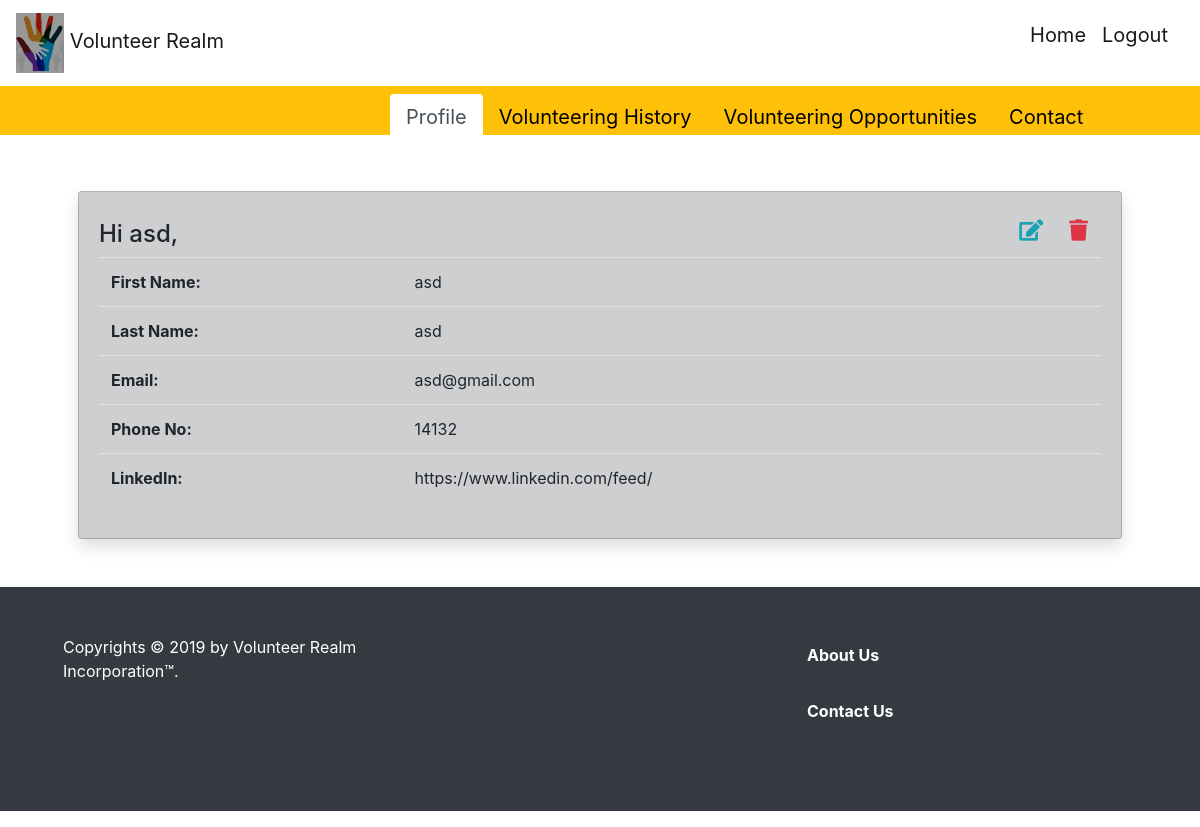
The page /userProfile (signed in) on the database its author committed.
### auth/models.py (models this page shows, shortened)
class User(UserMixin, db.Model):
    id = db.Column(db.Integer, primary_key=True)  # primary keys are required by SQLAlchemy
    email = db.Column(db.String(100), unique=True)
    password = db.Column(db.String(100))
    name = db.Column(db.String(64), unique=True)
    first_name = db.Column(db.String(64))
    last_name = db.Column(db.String(64))
    phone_number = db.Column(db.String(15), unique=True)
    linkedIn = db.Column(db.String(100))
    gender = db.Column(db.String(10))
    permission = db.Column(db.Enum(Permission), default=Permission.USER)
    def is_admin(self):
        return self.permission == Permission.ADMIN

### users/users.py (the view)
@user.route('/userProfile')
@login_required
def userProfile():
    users = User.query.filter_by(id=current_user.id).first()
    print(id)
    return render_template('userProfile.html', users=users)

### app.py (called while the page is built)
def register_blueprints(app):
    from auth.models import User
    from auth.auth import auth as auth_blueprint
    from core.main import main as main_blueprint
    from admins.admins import admin as admin_blueprint
    from users.users import user as user_blueprint
    @login_manager.user_loader
    def load_user(user_id):
        return User.query.get(int(user_id))
    app.register_blueprint(user_blueprint)
    app.register_blueprint(admin_blueprint)
    app.register_blueprint(auth_blueprint)
    app.register_blueprint(main_blueprint)

### users/templates/userProfile.html (shortened to what this page needs)
{% extends "base.html" %}
{% block content %}
    <div class="container p-5">
    <div class="card cardspage">
        <div class="card-body border-3 shadow">
            <div>
                <span class="float-left pt-2 h4"> Hi {{ users.name }}, </span>
                <a class="btn float-right" data-toggle="modal" data-target="#delete" data-toggle="tooltip"
                   data-placement="top" title="Delete Profile"><i class="fa fa-lg fa-trash text-danger"></i> </a>
                <a class="btn float-right" data-toggle="modal" data-target="#edit" data-toggle="tooltip"
                   data-placement="top" title="Edit Profile"><i class="fa fa-lg text-info fa-edit"></i> </a>
            </div>
            <table class="table">
                <tbody>
                <tr>
                    <th colspan="3" scope="row">First Name:</th>
                    <td>{{ users.first_name }}</td>
                </tr>
                <tr>
                    <th colspan="3" scope="row">Last Name:</th>
                    <td>{{ users.last_name }}</td>
                </tr>
                <tr>
                    <th colspan="3" scope="row">Email:</th>
                    <td>{{ users.email }}</td>
                </tr>
                <tr>
                    <th colspan="3" scope="row">Phone No:</th>
                    <td>{{ users.phone_number }}</td>
                </tr>
                <tr>
                    <th colspan="3" scope="row">LinkedIn:</th>
                    <td type="URL">{{ users.linkedIn }}</td>
                </tr>
                </tbody>
            </table>
        </div>
    </div>
{% endblock %}

### core/templates/base.html (style rules this page uses)
.cardspage { background-color: #cdcfd1; }
a { color: black; }

### rows shown on the page
User: name "asd", first_name "asd", last_name "asd", email "asd@gmail.com", phone_number "14132", linkedIn "https://www.linkedin.com/feed/"
